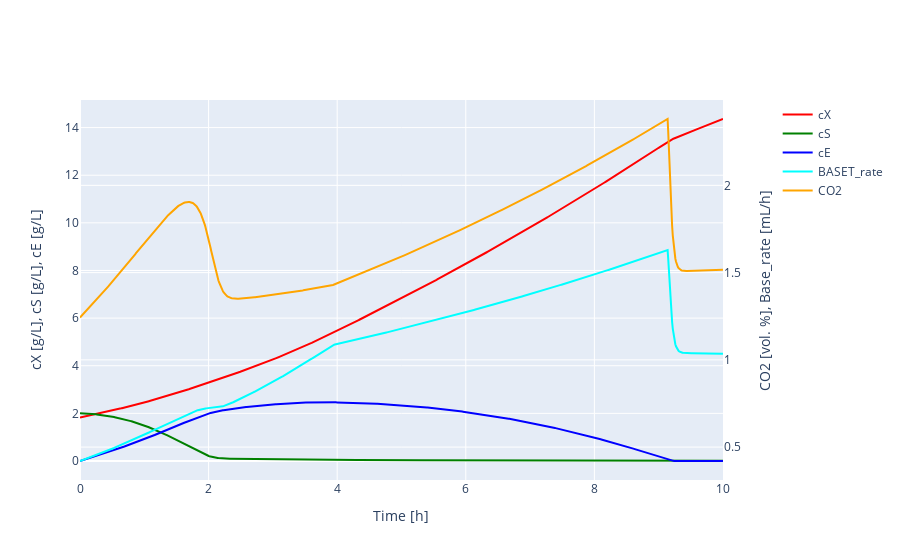
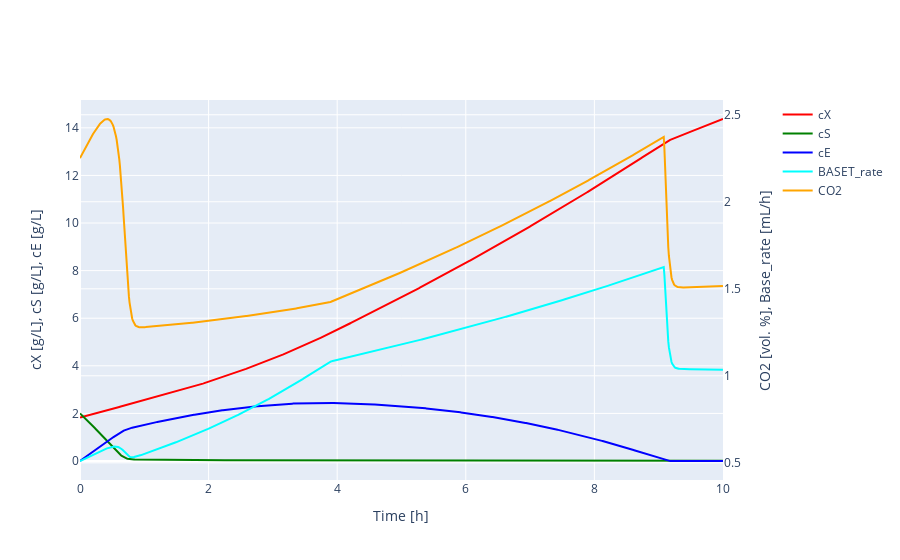

Write notebook code for charts like these, in order.
### Markdown cell above
### Simulate
The `Yeast` class, or different `Model` classes in general, have several methods that can be used. One important method is the `simulate` method. The `simulate` method simulates data based on given information. The required information is a time grid `t_grid` on which data points should be simulated.  The models in bioprocess modeling consist often of different ordinary differential equations that are dependent among each other (ordinary differential equation System, ODE). To solve this differential equation system and to get the value for x and y from dx/dt and dy/dt we need to solve the initial value problem for the ODE. To solve an initial value problem, we need initial values x0 and y0. Those values should be defined in the initial state vector `y0` and have to be given to the simulate function. The next argument is the parameter vector `p` which contains the previously defined parameters and the control variables `c` which contain general control information like the feed_rate or the gas flow. 
To use the simulate function it is either required to give an `Experiment` object or `t_grid, p, y0, c`. When an `Experiment` object is given, the arguments `t_grid, p, y0, c` are extracted from the `Experiment` object. It is also possible to give an `Experiment` object and some of those arguments. For example, you can give an `Experiment` object and a time_grid `t_grid`, the simulate function do now use all information that it can extract from the `Experiemnt` object except from `t_grid`. The simulation is carried out now with all the information extracted from the `Experiment` object but with the manually given desired time grid `t_grid`, this can be done with all other arguments. You could also give an `Experiment`object and your own parametervector `p`.

### Code cell
from copy import deepcopy
#simulate data based on an Experiment object and a desired time grid 
t_grid = np.linspace(0,10,1000) #from 0 to 10h in 1000 steps
simulated_data = y.simulate(Exp_real, t_grid= t_grid)
visualize(simulated_data, mode_1= "lines").show()

#Now simulate with altered parameters
print("simulating with param 'qsmax' = 3: ")
p1 = deepcopy(y.p)
p1["qsmax"].value = 3
simulated_data_altered = y.simulate(Exp_real, t_grid= t_grid, p = p1)
visualize(simulated_data_altered, mode_1 = "lines")

### Figure 1 — Plotly figure (JSON) as saved in the notebook; plotly's stock layout.template omitted (floating-point values rounded to 4 significant figures; data arrays with more than 128 entries replaced by an {"elided": "..."} marker saying what was removed)
{"data": [{"marker": {"color": "red", "size": 5, "symbol": "x"}, "mode": "lines", "name": "cX", "type": "scatter", "x": {"elided": "1000 float values"}, "xaxis": "x", "y": {"elided": "1000 float values"}, "yaxis": "y"}, {"marker": {"color": "green", "size": 5, "symbol": "x"}, "mode": "lines", "name": "cS", "type": "scatter", "x": {"elided": "1000 float values"}, "xaxis": "x", "y": {"elided": "1000 float values"}, "yaxis": "y"}, {"marker": {"color": "blue", "size": 5, "symbol": "x"}, "mode": "lines", "name": "cE", "type": "scatter", "x": {"elided": "1000 float values"}, "xaxis": "x", "y": {"elided": "1000 float values"}, "yaxis": "y"}, {"marker": {"color": "cyan", "size": 5, "symbol": "x"}, "mode": "lines", "name": "BASET_rate", "type": "scatter", "x": {"elided": "1000 float values"}, "xaxis": "x", "y": {"elided": "1000 float values"}, "yaxis": "y2"}, {"marker": {"color": "orange", "size": 5, "symbol": "x"}, "mode": "lines", "name": "CO2", "type": "scatter", "x": {"elided": "1000 float values"}, "xaxis": "x", "y": {"elided": "1000 float values"}, "yaxis": "y2"}], "layout": {"xaxis": {"anchor": "y", "domain": [0, 0.94], "title": {"text": "Time [h]"}}, "yaxis": {"anchor": "x", "domain": [0, 1], "title": {"standoff": 20, "text": "cX [g/L], cS [g/L], cE [g/L]"}, "type": "linear"}, "yaxis2": {"anchor": "x", "overlaying": "y", "side": "right", "title": {"standoff": 20, "text": "CO2 [vol. %], Base_rate [mL/h]"}, "type": "linear"}}}

### Figure 2 — Plotly figure (JSON) as saved in the notebook; plotly's stock layout.template omitted (floating-point values rounded to 4 significant figures; data arrays with more than 128 entries replaced by an {"elided": "..."} marker saying what was removed)
{"data": [{"marker": {"color": "red", "size": 5, "symbol": "x"}, "mode": "lines", "name": "cX", "type": "scatter", "x": {"elided": "1000 float values"}, "xaxis": "x", "y": {"elided": "1000 float values"}, "yaxis": "y"}, {"marker": {"color": "green", "size": 5, "symbol": "x"}, "mode": "lines", "name": "cS", "type": "scatter", "x": {"elided": "1000 float values"}, "xaxis": "x", "y": {"elided": "1000 float values"}, "yaxis": "y"}, {"marker": {"color": "blue", "size": 5, "symbol": "x"}, "mode": "lines", "name": "cE", "type": "scatter", "x": {"elided": "1000 float values"}, "xaxis": "x", "y": {"elided": "1000 float values"}, "yaxis": "y"}, {"marker": {"color": "cyan", "size": 5, "symbol": "x"}, "mode": "lines", "name": "BASET_rate", "type": "scatter", "x": {"elided": "1000 float values"}, "xaxis": "x", "y": {"elided": "1000 float values"}, "yaxis": "y2"}, {"marker": {"color": "orange", "size": 5, "symbol": "x"}, "mode": "lines", "name": "CO2", "type": "scatter", "x": {"elided": "1000 float values"}, "xaxis": "x", "y": {"elided": "1000 float values"}, "yaxis": "y2"}], "layout": {"xaxis": {"anchor": "y", "domain": [0, 0.94], "title": {"text": "Time [h]"}}, "yaxis": {"anchor": "x", "domain": [0, 1], "title": {"standoff": 20, "text": "cX [g/L], cS [g/L], cE [g/L]"}, "type": "linear"}, "yaxis2": {"anchor": "x", "overlaying": "y", "side": "right", "title": {"standoff": 20, "text": "CO2 [vol. %], Base_rate [mL/h]"}, "type": "linear"}}}
